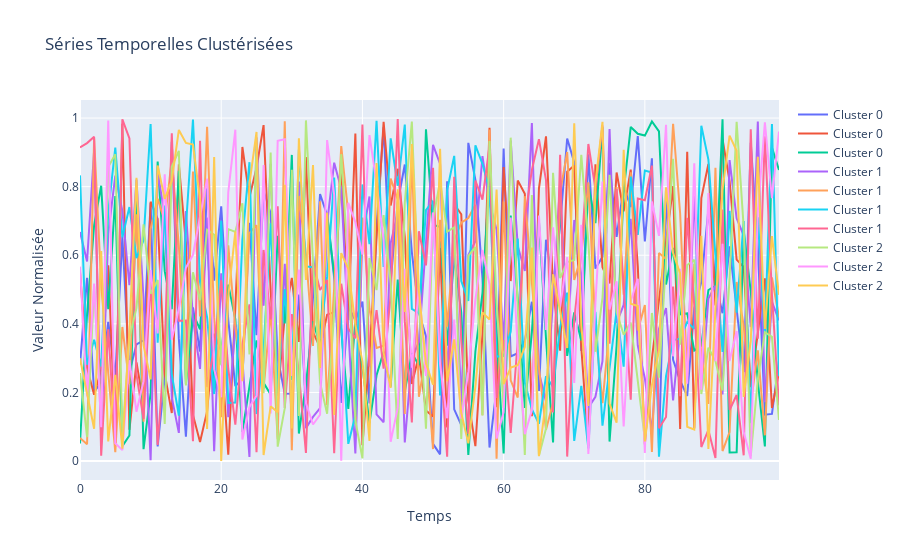

Here is the notebook cell this chart was saved with:
### Code cell
import plotly.graph_objects as go
import pandas as pd
import numpy as np

# Exemple de données simulées
# Supposons que time_series_data_scaled contient des séries temporelles pour différents pays
# et y_pred est l'étiquette de cluster obtenue par DBSCAN

# Créer des séries temporelles simulées pour 3 clusters
time_series_data_scaled = np.random.rand(10, 100)  # 10 séries temporelles de 100 points
y_pred = np.random.choice([0, 1, 2], size=10)  # 3 clusters (0, 1, 2)

# Initialisation d'un graphique interactif
fig = go.Figure()

# Ajouter chaque série temporelle avec une couleur différente en fonction du cluster
for cluster in np.unique(y_pred):
    cluster_data = time_series_data_scaled[y_pred == cluster]
    for series in cluster_data:
        fig.add_trace(go.Scatter(x=np.arange(len(series)), y=series, mode='lines', name=f'Cluster {cluster}'))

# Mise en forme du graphique
fig.update_layout(
    title="Séries Temporelles Clustérisées",
    xaxis_title="Temps",
    yaxis_title="Valeur Normalisée",
    hovermode="closest"  # Afficher les valeurs au survol
)

# Afficher le graphique
fig.show()
